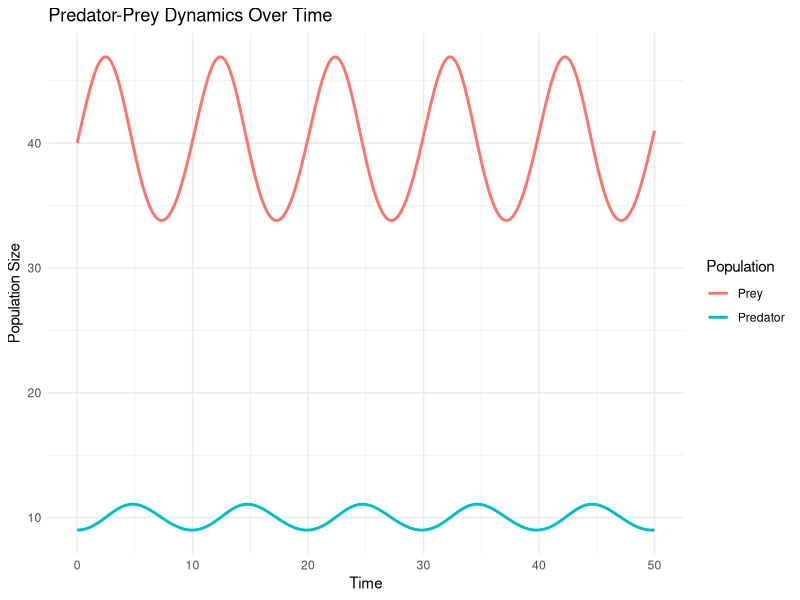

Source code (R):
# Load necessary libraries
library(deSolve)
library(ggplot2)
library(reshape2)

# Parameters for the Predator Prey Model ued in testing
params <- list(
  prey_birth_rate = 1.0,
  predation_rate = 0.1,
  predator_efficiency = 0.10,
  predator_death_rate = 0.4,
  initial_prey = 40,
  initial_predator = 9
)

time_span <- seq(0, 50, by = 0.1)

# Predator-Prey Model Function
predator_prey_model <- function(time, state, parameters) {
  with(as.list(c(state, parameters)), {
    dPrey_dt <- a * Prey - b * Prey * Predator
    dPredator_dt <- e * b * Prey * Predator - m * Predator
    list(c(dPrey_dt, dPredator_dt))
  })
}

# Simulation Function
simulate_predator_prey <- function(params, time_span) {
  state <- c(Prey = params$initial_prey, Predator = params$initial_predator)
  parameters <- list(a = params$prey_birth_rate,
                     b = params$predation_rate,
                     e = params$predator_efficiency,
                     m = params$predator_death_rate)
  out <- ode(y = state, times = time_span, func = predator_prey_model, parms = parameters)
  as.data.frame(out)
}

# Plotting Function
plot_predator_prey <- function(simulation_results) {
  # Melt the data for plotting
  data_melted <- melt(simulation_results, id.vars = "time", variable.name = "Population", value.name = "linewidth")
  ggplot(data_melted, aes(x = time, y = linewidth, color = Population)) +
    geom_line(linewidth = 1) +
    labs(title = "Predator-Prey Dynamics Over Time", x = "Time", y = "Population Size") +
    theme_minimal()
}

# Run the simulation
results <- simulate_predator_prey(params, time_span)

# Plot the results
plot_predator_prey(results)
